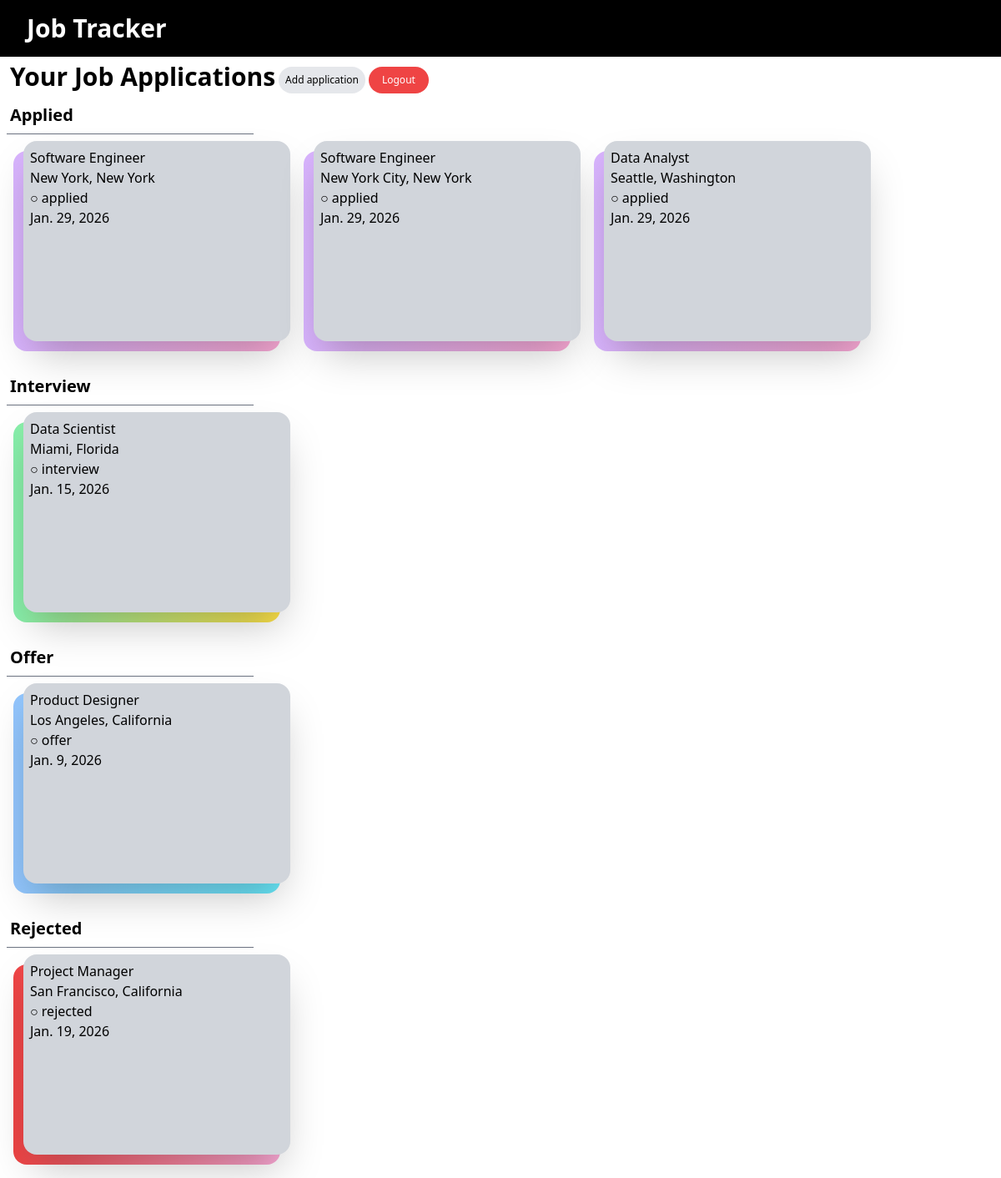
The app's page / (signed in) with its own data.
### core/models.py (models this page shows, shortened)
class Application(models.Model):
    status_choices = [
        ("applied", "Applied"),
        ("interview", "Interview"),
        ("offer", "Offer"),
        ("rejected", "Rejected"),
    ]
    company_name = models.CharField(max_length=50)
    job_title = models.CharField(max_length=100)
    location = models.CharField(max_length=100)
    application_url = models.CharField(max_length=500)
    status = models.CharField(max_length=20, choices=status_choices, blank=True)
    applied = models.DateField()
    notes = models.TextField(blank=True)

### core/views.py (the view)
# urls.py: path("", views.index, name="index"),
def index(request):
    applications = Application.objects.all()
    return render(request, "core/index.html", {"applications" : applications})

### core/templates/core/index.html (shortened to what this page needs)
{% extends "core/base.html" %}
{% block content %}
    {% if user.is_authenticated %}
        {% include "core/nav.html" %}
        <div class="flex flex-col">
            <div class="flex items-center space-x-1 pt-1 py-3">
                <h1 class="text-3xl font-semibold pl-3">Your Job Applications</h1>
                <a href="{% url "add_application" %}" class="text-xs bg-gray-200 px-2 py-2 rounded-2xl mt-2">Add application</a>
                <a href="{% url "logout" %}" class="text-xs text-white bg-red-500 px-4 py-2 rounded-2xl mt-2">Logout</a>
            </div>
            {% include "core/dashboard.html" %}
        </div>
    {% else %}
        <h1>You are logged out the Job Tracker!</h1>
        <a href="{% url "login" %}">Sign In</a>
    {% endif %}
{% endblock %}

### core/templates/core/dashboard.html (shortened to what this page needs)
<div class="pr-2 ml-2">
    <h1 class="text-xl font-bold pb-2 ml-1">Applied</h1>
    <hr class="border-b-1 border-gray-500 w-1/4">
    <div class="flex mt-2">
        {% for application in applications %}
            {% if application.status == "applied" %}
            <div class = "relative mb-8 mr-2">
                <div class="relative flex flex-col bg-gray-300 shadow-2xl p-2 rounded-2xl mb-2 h-60 w-80 ml-5">
                    <h4>{{application.job_title}}</h4>
                    <p>{{application.location}}</p>
                    <p>○ {{application.status}}</p>
                    <p>{{application.applied}}</p>
                </div>
            </div>
            {% endif %}
        {% endfor %}
    </div>
    <h1 class="text-xl font-bold pb-2 ml-1">Interview</h1>
    <hr class="border-b-1 border-gray-500 w-1/4">
    <div class="flex mt-2">
        {% for application in applications %}
            {% if application.status == "interview" %}
            <div class = "relative mb-8 mr-2">
                <div class="relative flex flex-col bg-gray-300 shadow-2xl p-2 rounded-2xl mb-2 h-60 w-80 ml-5">
                    <h4>{{application.job_title}}</h4>
                    <p>{{application.location}}</p>
                    <p>○ {{application.status}}</p>
                    <p>{{application.applied}}</p>
                </div>
            </div>
            {% endif %}
        {% endfor %}
    </div>
    <h1 class="text-xl font-bold pb-2 ml-1">Offer</h1>
    <hr class="border-b-1 border-gray-500 w-1/4">
    <div class="flex mt-2">
        {% for application in applications %}
            {% if application.status == "offer" %}
            <div class = "relative mb-8 mr-2">
                <div class="relative flex flex-col bg-gray-300 shadow-2xl p-2 rounded-2xl mb-2 h-60 w-80 ml-5">
                    <h4>{{application.job_title}}</h4>
                    <p>{{application.location}}</p>
                    <p>○ {{application.status}}</p>
                    <p>{{application.applied}}</p>
                </div>
            </div>
            {% endif %}
        {% endfor %}
    </div>
    <h1 class="text-xl font-bold pb-2 ml-1">Rejected</h1>
    <hr class="border-b-1 border-gray-500 w-1/4">
    <div class="flex mt-2">
        {% for application in applications %}
            {% if application.status == "rejected" %}
            <div class = "relative mb-8 mr-2">
                <div class="relative flex flex-col bg-gray-300 shadow-2xl p-2 rounded-2xl mb-2 h-60 w-80 ml-5">
                    <h4>{{application.job_title}}</h4>
                    <p>{{application.location}}</p>
                    <p>○ {{application.status}}</p>
                    <p>{{application.applied}}</p>
                </div>
            </div>
            {% endif %}
        {% endfor %}
    </div>
</div>

### records on screen
Application: job_title "Software Engineer", location "New York, New York", status "applied", applied "Jan. 29, 2026"
Application: job_title "Software Engineer", location "New York City, New York", status "applied", applied "Jan. 29, 2026"
Application: job_title "Data Analyst", location "Seattle, Washington", status "applied", applied "Jan. 29, 2026"
Application: job_title "Data Scientist", location "Miami, Florida", status "interview", applied "Jan. 15, 2026"
Application: job_title "Product Designer", location "Los Angeles, California", status "offer", applied "Jan. 9, 2026"
Application: job_title "Project Manager", location "San Francisco, California", status "rejected", applied "Jan. 19, 2026"
